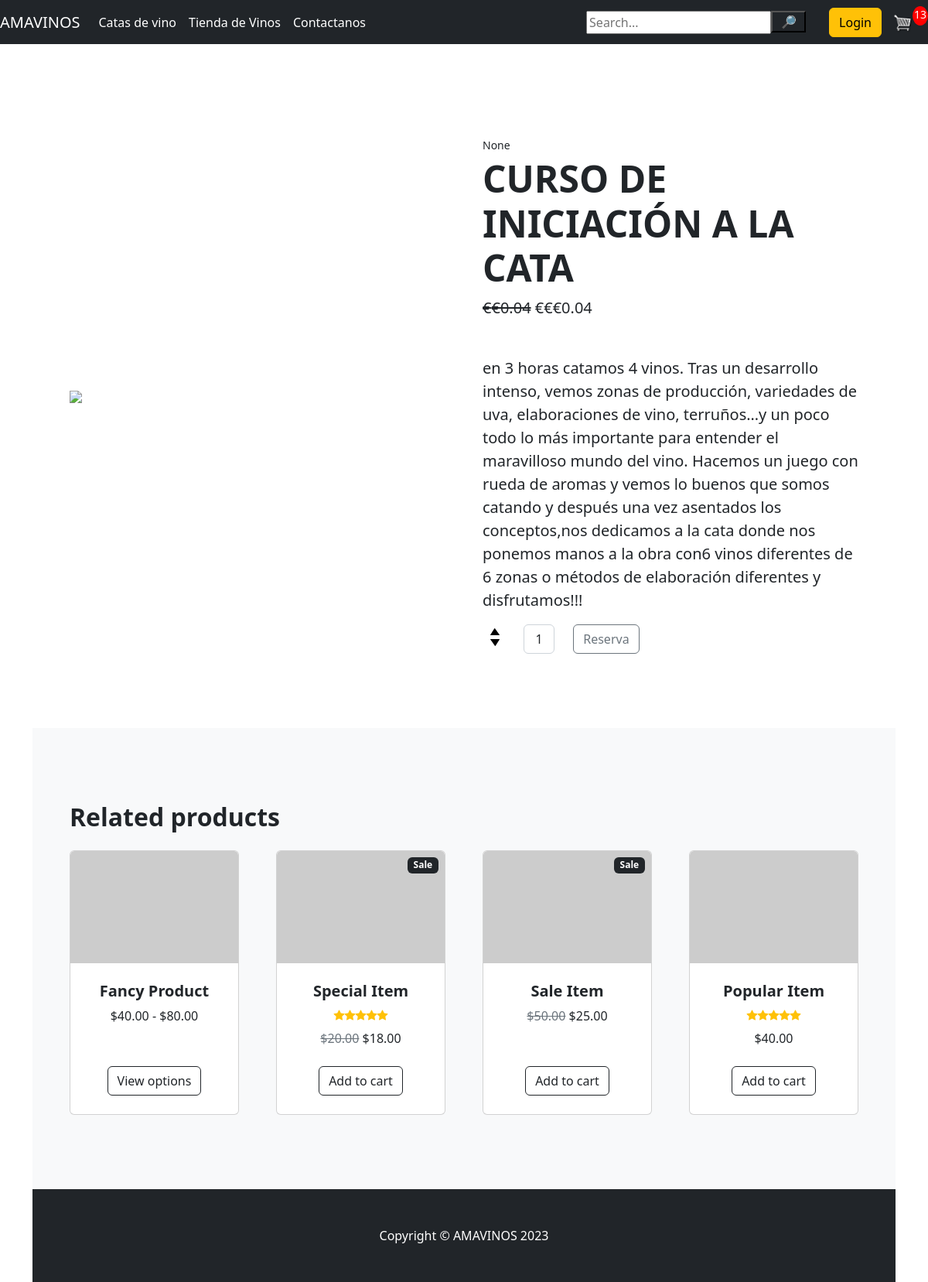
The page /cata-de-vinos/curso-de-iniciacion-a-la-cata/ (signed in) on the database its author committed.
### store/models.py (models this page shows, shortened)
class Product(models.Model):
	id = models.BigAutoField(primary_key=True)
	name = models.CharField(max_length=200)
	slug=models.SlugField(blank=True)
	price = models.IntegerField()
	digital = models.BooleanField(default=False,null=True, blank=True)
	image = models.ImageField(null=True, blank=True)
	category=models.ForeignKey(Category, on_delete=models.SET_NULL, null=True, blank=True)
	description=models.CharField(max_length=1000,null=True, blank=True)
	@property
	def imageURL(self):
		try:
			url = self.image.url
		except:
			url = ''
		return url
	def display_price(self):
		return "€{:.2f}".format(self.price/100.0)

class Cata(Product):
	date=models.DateTimeField(null=True, blank=True)
	duration=models.CharField(max_length=50, default='2 horas')
	location=models.CharField(max_length=50, default='Calle Antillano Campos, 5')

class Product(models.Model):
	id = models.BigAutoField(primary_key=True)
	name = models.CharField(max_length=200)
	slug=models.SlugField(blank=True)
	price = models.IntegerField()
	digital = models.BooleanField(default=False,null=True, blank=True)
	image = models.ImageField(null=True, blank=True)
	category=models.ForeignKey(Category, on_delete=models.SET_NULL, null=True, blank=True)
	description=models.CharField(max_length=1000,null=True, blank=True)
	@property
	def imageURL(self):
		try:
			url = self.image.url
		except:
			url = ''
		return url
	def display_price(self):
		return "€{:.2f}".format(self.price/100.0)

### store/views.py (the view)
# urls.py: path('cata-de-vinos/<slug:slug>/', views.event_detail, name='event_detail'),   #devo capire come mettere l'evento giusto
def event_detail(request, slug):
	data=cartData(request)
	cartItems = data['cartItems']
	order = data['order']
	items = data['items']
	product = get_object_or_404(Cata, slug=slug)
	context = {'product': product, 'cartItems': cartItems}
	return render(request, 'store/event_detail.html', context)

### store/models.py (called while the page is built)
	@property
	def get_cart_items(self):
		orderitems = self.orderitem_set.all()
		total = sum([item.quantity for item in orderitems])
		return total

### store/utils.py (called while the page is built)
def cartData(request):
	if request.user.is_authenticated:
		customer = request.user.customer
		order, created = Order.objects.get_or_create(customer=customer, complete=False)
		items = order.orderitem_set.all()
		cartItems = order.get_cart_items
	else:
		cookieData = cookieCart(request)
		cartItems = cookieData['cartItems']
		order = cookieData['order']
		items = cookieData['items']
	return {'cartItems':cartItems ,'order':order, 'items':items}

### store/templates/store/event_detail.html (shortened to what this page needs)
{% extends 'store/main.html' %}
{% load static %}
{% block content %}
<!DOCTYPE html>
<html lang="en">
    <head>
        <link href="https://cdn.jsdelivr.net/npm/bootstrap-icons@1.5.0/font/bootstrap-icons.css" rel="stylesheet" />
        <link href="css/styles.css" rel="stylesheet" />
    </head>
    <body>
        <section class="py-5">
            <div class="container px-4 px-lg-5 my-5">
                <div class="row gx-4 gx-lg-5 align-items-center">
                    <div class="col-md-6"><img class="card-img-top mb-5 mb-md-0" src={{product.imageURL}} alt="{{product.name}}" /></div>
                    <div class="col-md-6">
                        <div class="small mb-1">{{product.date}}</div>
                        <h1 class="display-5 fw-bolder">{{product.name}}</h1>
                        <div class="fs-5 mb-5">
                            <span class="text-decoration-line-through">€{{product.display_price}}</span>
                            <span>€€{{product.display_price}}</span>
                        </div>
                        <p class="lead">{{product.description}}</p>
                        <div class="d-flex">
                            <p class="quantity">{{item.quantity}}</p>
                            <div class="quantity">
                                <div class="row">
                                    <div class="col-2">
                                        <img data-product="{{item.product.id}}" data-action="add" class="chg-quantity update-cart" src="{% static  'images/arrow-up.png' %}">
                                        <img data-product="{{item.product.id}}" data-action="remove" class="chg-quantity update-cart" src="{% static  'images/arrow-down.png' %}">
                                    </div>
                                    <div class="col-3">
                                        <input class="form-control text-center me-3" id="inputQuantity" type="num" value="1" style="max-width: 3rem; vertical-align: middle;" />
                                    </div>
                                    <div class="col-3">
                                        <button data-product="{{product.id}}" data-action="add" class="btn btn-outline-secondary add-btn update-cart">Reserva</button>
                                    </div>
                                    <div class="col-2">
                                    </div>
                                </div>
                            </div>
                        </div>
                    </div>
                </div>
            </div>
        </section>
        <section class="py-5 bg-light">
            <div class="container px-4 px-lg-5 mt-5">
                <h2 class="fw-bolder mb-4">Related products</h2>
                <div class="row gx-4 gx-lg-5 row-cols-2 row-cols-md-3 row-cols-xl-4 justify-content-center">
                    <div class="col mb-5">
                        <div class="card h-100">
                            <img class="card-img-top" src="https://dummyimage.com/450x300/dee2e6/6c757d.jpg" alt="..." />
                            <div class="card-body p-4">
                                <div class="text-center">
                                    <h5 class="fw-bolder">Fancy Product</h5>
                                    $40.00 - $80.00
                                </div>
                            </div>
                            <div class="card-footer p-4 pt-0 border-top-0 bg-transparent">
                                <div class="text-center"><a class="btn btn-outline-dark mt-auto" href="#">View options</a></div>
                            </div>
                        </div>
                    </div>
                    <div class="col mb-5">
                        <div class="card h-100">
                            <div class="badge bg-dark text-white position-absolute" style="top: 0.5rem; right: 0.5rem">Sale</div>
                            <img class="card-img-top" src="https://dummyimage.com/450x300/dee2e6/6c757d.jpg" alt="..." />
                            <div class="card-body p-4">
                                <div class="text-center">
                                    <h5 class="fw-bolder">Special Item</h5>
                                    <div class="d-flex justify-content-center small text-warning mb-2">
                                        <div class="bi-star-fill"></div>
                                        <div class="bi-star-fill"></div>
                                        <div class="bi-star-fill"></div>
                                        <div class="bi-star-fill"></div>
                                        <div class="bi-star-fill"></div>
                                    </div>
                                    <span class="text-muted text-decoration-line-through">$20.00</span>
                                    $18.00
                                </div>
                            </div>
                            <div class="card-footer p-4 pt-0 border-top-0 bg-transparent">
                                <div class="text-center"><a class="btn btn-outline-dark mt-auto" href="#">Add to cart</a></div>
                            </div>
                        </div>
                    </div>
                    <div class="col mb-5">
                        <div class="card h-100">
                            <div class="badge bg-dark text-white position-absolute" style="top: 0.5rem; right: 0.5rem">Sale</div>
                            <img class="card-img-top" src="https://dummyimage.com/450x300/dee2e6/6c757d.jpg" alt="..." />
                            <div class="card-body p-4">
                                <div class="text-center">
                                    <h5 class="fw-bolder">Sale Item</h5>
                                    <span class="text-muted text-decoration-line-through">$50.00</span>
                                    $25.00
                                </div>
                            </div>
                            <div class="card-footer p-4 pt-0 border-top-0 bg-transparent">
                                <div class="text-center"><a class="btn btn-outline-dark mt-auto" href="#">Add to cart</a></div>
                            </div>
                        </div>
                    </div>
                    <div class="col mb-5">
                        <div class="card h-100">
                            <img class="card-img-top" src="https://dummyimage.com/450x300/dee2e6/6c757d.jpg" alt="..." />
                            <div class="card-body p-4">
                                <div class="text-center">
                                    <h5 class="fw-bolder">Popular Item</h5>
                                    <div class="d-flex justify-content-center small text-warning mb-2">
                                        <div class="bi-star-fill"></div>
                                        <div class="bi-star-fill"></div>
                                        <div class="bi-star-fill"></div>
                                        <div class="bi-star-fill"></div>
                                        <div class="bi-star-fill"></div>
                                    </div>
                                    $40.00
                                </div>
                            </div>
                            <div class="card-footer p-4 pt-0 border-top-0 bg-transparent">
                                <div class="text-center"><a class="btn btn-outline-dark mt-auto" href="#">Add to cart</a></div>
                            </div>
                        </div>
                    </div>
                </div>
            </div>
        </section>
        <footer class="py-5 bg-dark">
            <div class="container"><p class="m-0 text-center text-white">Copyright &copy; AMAVINOS 2023</p></div>
        </footer>
    </body>
</html>
{% endblock content %}

### static/css/main.css (style rules this page uses)
body { background-color: hsl(0, 0%, 98%); }
h1,h2,h3,h4,h5,h6 { color:hsl(0, 0%, 30%); }
.bg-dark { background-color: #4f868c!important; }
.btn { border-radius: 0; }
.quantity { display: inline-block; font-weight: 700; padding-right:10px; }
.chg-quantity { width: 12px; cursor: pointer; display: block; margin-top: 5px; transition:.1s; }
.card { height: 519px; width: auto; overflow: hidden; margin: 0 auto; display: flex; justify-content: center; align-items: center; }

### store/templates/store/main.html (style rules this page uses)
body, html { margin: 0; padding: 0; height: 100%; width: 100%; background-color: white; }

### rows shown on the page
Cata: date "None", display_price "€0.04"
Product: name "CURSO DE INICIACIÓN A LA CATA", description "en 3 horas catamos 4 vinos. Tras un desarrollo intenso, vemos zonas de producción, variedades de uva, elaboraciones de vino, terruños…y un poco todo lo más importante para entender el maravilloso mundo del vino. Hacemos un juego con rueda de aromas y vemos lo buenos que somos catando y después una vez asentados los conceptos,nos dedicamos a la cata donde nos ponemos manos a la obra con6 vinos diferentes de 6 zonas o métodos de elaboración diferentes y disfrutamos!!!"

### other values the page prints
{{ cartItems }} "13"
